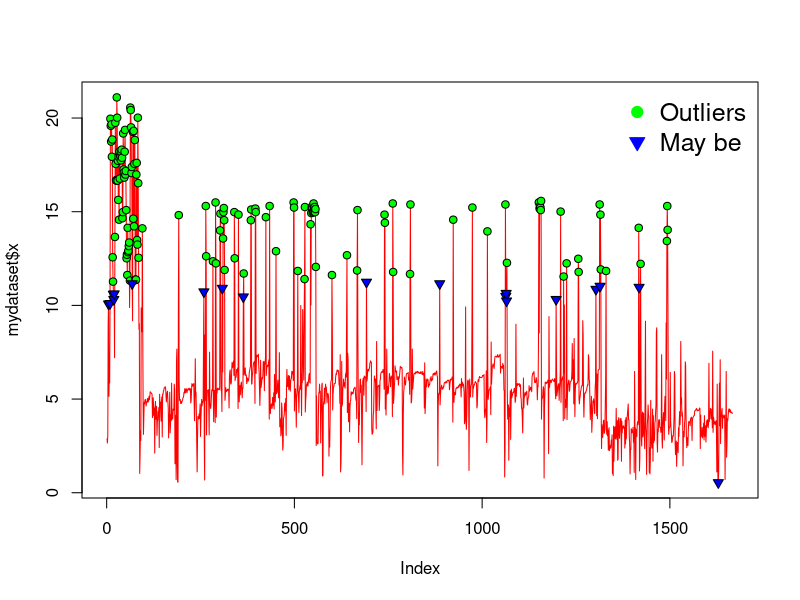

Here is the R script that generated this plot:
#get my databases

setwd("D:/Ying/coding/RStudio/outskewer")

mydataset <- local({
  data <- read.csv(file="data/my_results.txt", sep = "", stringsAsFactors = FALSE, header = TRUE)
  
  data$x <- as.numeric(data$x)
  data$yes <- as.numeric(data$yes)
  data$maybe <- as.numeric(data$maybe)
  data$no <- as.numeric(data$no)
  data$unknown <- as.numeric(data$unknown)
  
  return(data)
  
  
})

get_marks <- function(result_df){
  
  yes <- subset(result_df, yes == 1, select = "x")
  maybe <- subset(result_df, maybe == 1, select = "x")
  unknown <- subset(result_df, unknown == 1, select = "x")
  
  return(list(yes = yes, maybe = maybe, unknow = unknown))
  
}

get_points <- function(marks_list){
  
  outliers.x <- rownames(marks_list$yes)
  outliers.y <- marks_list$yes$x
  
  maybe.x <- rownames(marks_list$maybe)
  maybe.y <- marks_list$maybe$x
  
  unknown.x <- rownames(marks_list$unknown)
  unknown.y <- marks_list$unknown$x
  
  return(list(outliers.x = outliers.x, outliers.y = outliers.y, maybe.x = maybe.x, maybe.y = maybe.y, unknown.x = unknown.x, unknown.y = unknown.y))
}

results <- get_marks(mydataset)

points_pos <- get_points(results)

plot(mydataset$x, type = "l", col = "red")

points(points_pos$outliers.x, points_pos$outliers.y, pch = 21, bg = "green")

points(points_pos$maybe.x, points_pos$maybe.y, pch = 25, bg = "blue")

legendNames = c("Outliers", "May be")
legend('topright', legendNames, col = c('green', 'blue'), cex = 1.5, bty="n", pch = c(21, 25), pt.bg = c("green", "blue"))